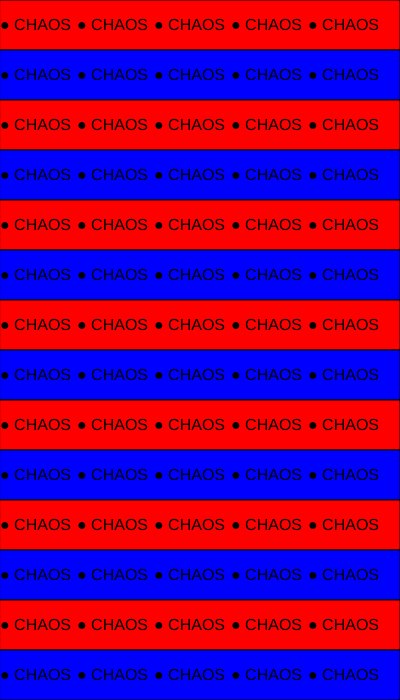
Frame 1 (no input)
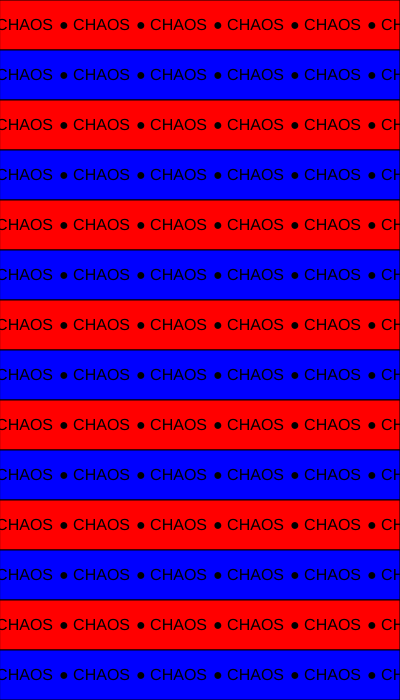
Frame 60 (no input)
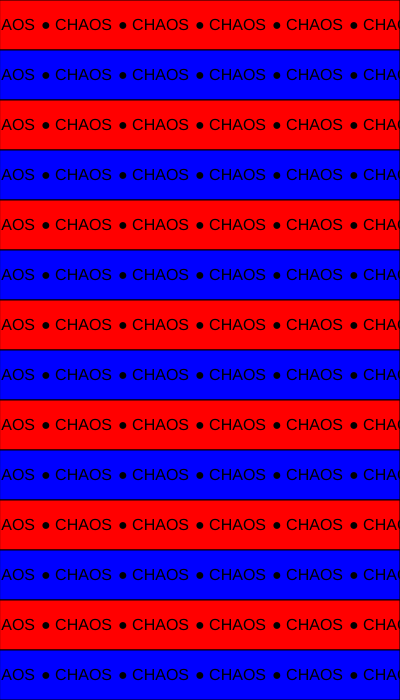
Frame 120 (the mouse pressed at the canvas centre since frame 60)

The p5.js sketch that drew these frames (run headless with seeded random() and noise() and a simulated clock; from frame 60 on, the mouse is pressed at the canvas centre):

// p5.js sketch
// ── sketch.js
let offSet = 0;

function setup() {
  createCanvas(400, 700);
  textSize(16);
}

function draw() {
  background(200);
  let bannerNumber = 0;
  
for(let y = 0; y < height; y+=50) {
  
  if (bannerNumber % 2 === 0) {
    fill(255, 0, 0);
  }
   else {
    fill(0, 0, 255);
  }
   
rect(0, y, width, 50);
fill(0);

bannerNumber++;  


for(let x = 0; x <width; x +=77){
    text("● CHAOS", x + offSet - 77, y + 30);
    }  
  }  

  offSet +=1
  
  if (offSet > 77){
    offSet = 0;
  }
}
